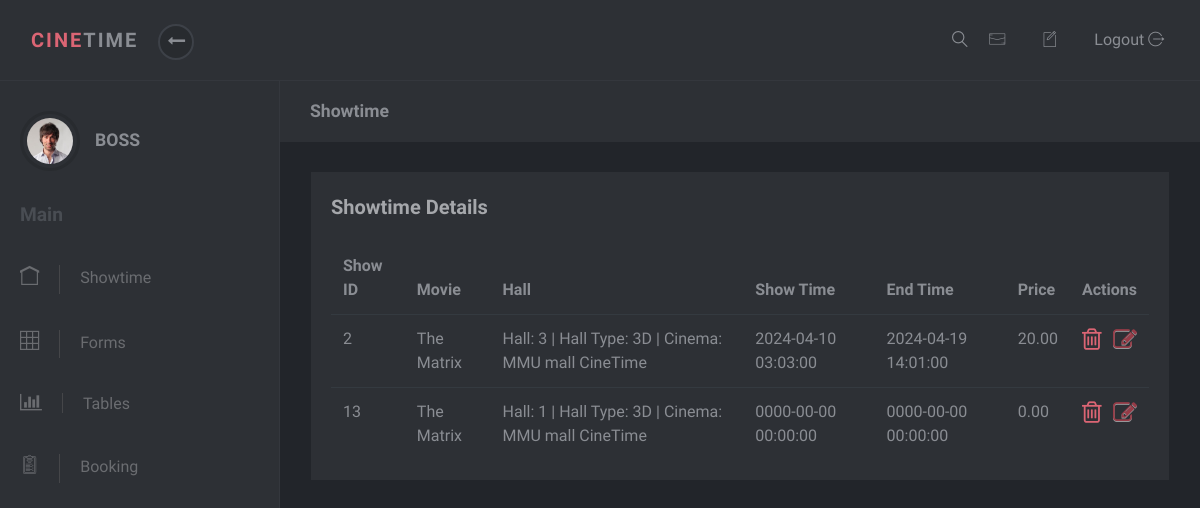
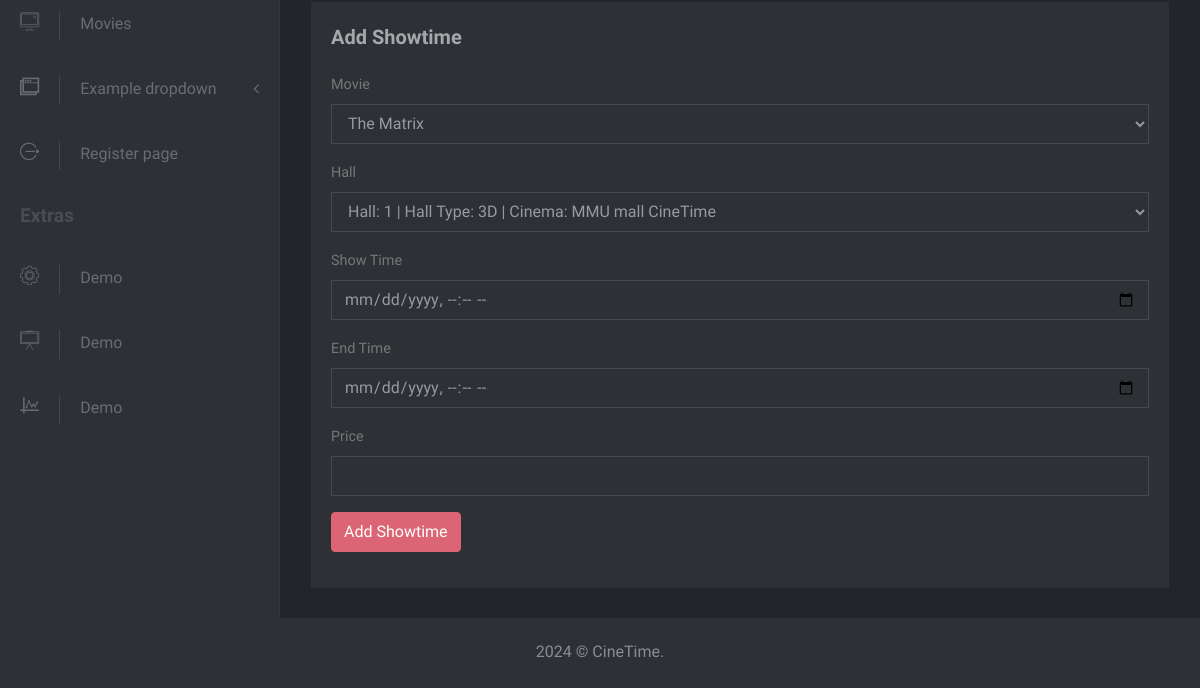
The page /ChengJingYi/admin/home.php (signed in) on the database as committed earlier (2 pictures, top to bottom).
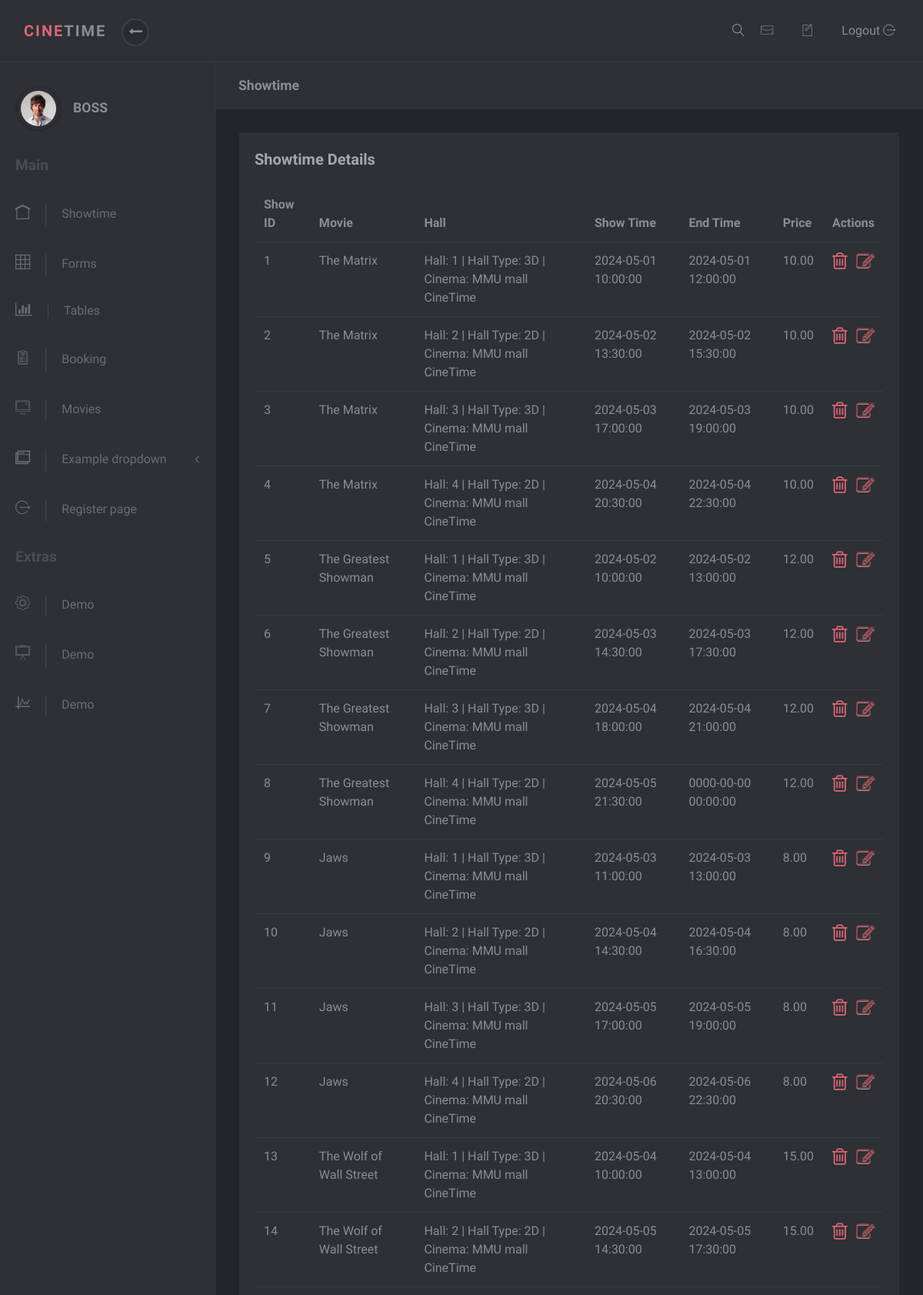
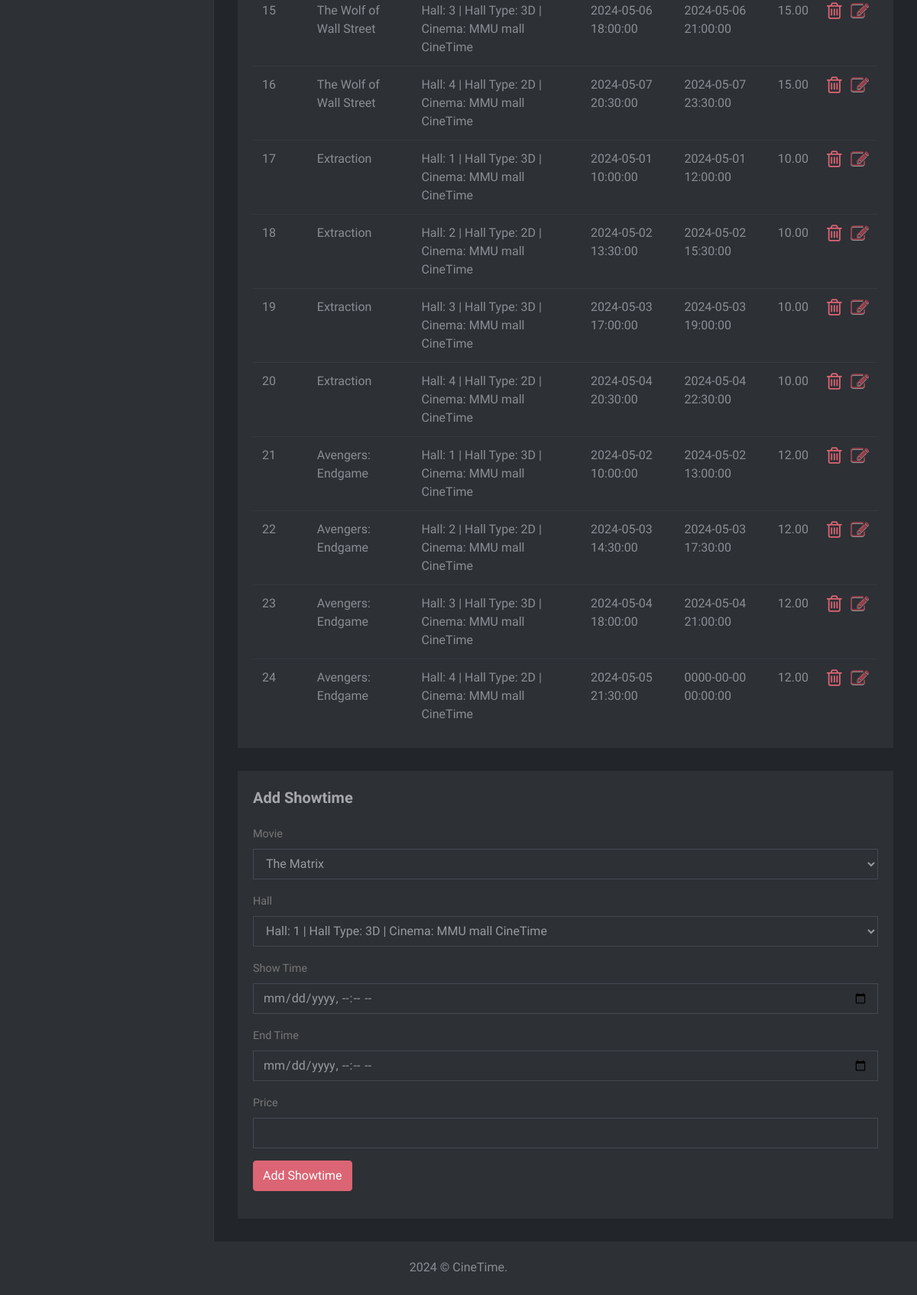
The same page on the database as committed later (2 pictures, top to bottom).
### tables this page shows
CREATE TABLE `showtime` (
  `show_id` int(10) NOT NULL,
  `Movie_id` int(10) NOT NULL,
  `Hall_id` int(10) NOT NULL,
  `show_time` datetime NOT NULL,
  `end_time` datetime NOT NULL,
  `price` decimal(5,2) NOT NULL
);

CREATE TABLE `movie` (
  `movie_id` int(10) NOT NULL,
  `title` varchar(255) NOT NULL,
  `genre` varchar(255) NOT NULL,
  `director` varchar(255) NOT NULL,
  `cast` text NOT NULL,
  `synopsis` text NOT NULL,
  `duration` int(3) NOT NULL,
  `release_date` date NOT NULL,
  `poster_path` longblob NOT NULL
);

CREATE TABLE `hall` (
  `hall_id` int(10) NOT NULL,
  `cinema_id` int(10) NOT NULL,
  `hall_type_id` char(5) NOT NULL,
  `number_of_seat` int(10) NOT NULL
);

CREATE TABLE `cinema` (
  `cinema_id` int(10) NOT NULL,
  `name` varchar(255) NOT NULL,
  `location` varchar(255) NOT NULL,
  `city` varchar(255) NOT NULL,
  `num_of_hall` int(10) NOT NULL
);

### ChengJingYi/admin/showtime.php (the view, shortened to what this page needs)
<div class="page-content">
  <div class="page-header">
    <div class="container-fluid">
      <h2 class="h5 no-margin-bottom">Showtime</h2>
    </div>
  </div>
  <div class="tilted-container">
    <section class="no-padding-top no-padding-bottom">
      <div class="container-fluid">
        <div class="row">
          <div class="col-lg-12">
            <div class="block margin-bottom-sm tilted-content">
              <div class="title"><strong>Showtime Details</strong></div>
              <div class="table-responsive">
                <?php include("connect.php");
                $query = "SELECT * FROM showtime";
                $result = mysqli_query($conn, $query);
                if (mysqli_num_rows($result) > 0) {
                    echo '<table class="table">';
                    echo '<thead>';
                    echo '<tr>';
                    echo '<th>Show ID</th>';
                    echo '<th>Movie</th>';
                    echo '<th>Hall</th>';
                    echo '<th>Show Time</th>';
                    echo '<th>End Time</th>';
                    echo '<th>Price</th>';
                    echo '<th>Actions</th>';
                    echo '</tr>';
                    echo '</thead>';
                    echo '<tbody>';
                    while ($row = mysqli_fetch_assoc($result)) {
                        $movieQuery = "SELECT title FROM movie WHERE movie_id = " . $row['Movie_id'];
                        $movieResult = mysqli_query($conn, $movieQuery);
                        $movieRow = mysqli_fetch_assoc($movieResult);
                        $hallQuery = "SELECT hall_type_id, cinema_id FROM hall WHERE hall_id = " . $row['Hall_id'];
                        $hallResult = mysqli_query($conn, $hallQuery);
                        $hallRow = mysqli_fetch_assoc($hallResult);
                        $cinemaQuery = "SELECT name FROM cinema WHERE cinema_id = " . $hallRow['cinema_id'];
                        $cinemaResult = mysqli_query($conn, $cinemaQuery);
                        $cinemaRow = mysqli_fetch_assoc($cinemaResult);
                        echo '<tr>';
                        echo '<td>' . $row['show_id'] . '</td>';
                        echo '<td>' . $movieRow['title'] . '</td>';
                        echo '<td>' . 'Hall: ' . $row['Hall_id'] . ' |  Hall Type: ' . $hallRow['hall_type_id'] . '   |  Cinema: ' . $cinemaRow['name'] . '</td>';
                        echo '<td>' . $row['show_time'] . '</td>';
                        echo '<td>' . $row['end_time'] . '</td>';
                        echo '<td>' . $row['price'] . '</td>';
                        echo '<td>
                                <button type="button" data-toggle="modal" data-target="#editModal' . $row['show_id'] . '" class="close" ><i class="fa fa-edit" style="color:#ff4759;"></i></button>
                                <a class="fa fa-trash-o"style="font-size:25px"" href="delete_showtime.php?show_id='. $row['show_id'].'" onclick="return confirmDelete();"></a>
                              </td>';
                        echo '</tr>';
                    }
                    echo '</tbody>';
                    echo '</table>';
                } else {
                    echo 'No showtime details found.';
                }
                ?>
              </div>
            </div>
          </div>
        </div>
      </div>
    </section>
    <section class="no-padding-top no-padding-bottom">
      <div class="container-fluid">
        <div class="row">
          <div class="col-lg-12">
            <div class="block margin-bottom-sm">
              <div class="title"><strong>Add Showtime </strong></div>
              <div class="table-responsive">
                <div class="block-body">
                  <form method="post" action="submit_showtime.php">
                    <div class="form-group">
                      <label class="form-control-label">Movie</label>
                      <select name="movie_id" class="form-control">
                        <?php
                          $query = "SELECT movie_id, title FROM movie";
                          $result = mysqli_query($conn, $query);
                          while ($row = mysqli_fetch_assoc($result)) {
                            echo '<option value="' . $row['movie_id'] . '">' . $row['title'] . '</option>';
                          }
                        ?>
                      </select>
                    </div>
                    <div class="form-group">
                      <label class="form-control-label">Hall</label>
                      <select name="hall_id" class="form-control">
                        <?php
                          $query = "SELECT hall_id, hall_type_id, cinema_id FROM hall";
                          $result = mysqli_query($conn, $query);
                          while ($row = mysqli_fetch_assoc($result)) {
                            $cinemaQuery = "SELECT name FROM cinema WHERE cinema_id = " . $row['cinema_id'];
                            $cinemaResult = mysqli_query($conn, $cinemaQuery);
                            $cinemaRow = mysqli_fetch_assoc($cinemaResult);
                            echo '<option value="'. $row['hall_id']. '">Hall: '. $row['hall_id'] . ' |  Hall Type: ' . $row['hall_type_id'] . '   |  Cinema: ' . $cinemaRow['name'] . '</option>';
                          }
                        ?>
                      </select>
                    </div>
                    <div class="form-group">
                      <label class="form-control-label">Show Time</label>
                      <input type="datetime-local" name="show_time" class="form-control">
                    </div>
                    <div class="form-group">
                      <label class="form-control-label">End Time</label>
                      <input type="datetime-local" name="end_time" class="form-control">
                    </div>
                    <div class="form-group">
                      <label class="form-control-label">Price</label>
                      <input type="number" name="price" class="form-control">
                    </div>
                    <div class="form-group">
                      <input type="submit" value="Add Showtime" class="btn btn-primary">
                    </div>
                  </form>
                </div>
              </div>
            </div>
          </div>
        </div>
      </div>
    </section>
  </div>
</div>

### ChengJingYi/admin/home.php (shortened to what this page needs)
<?php
  include("connect.php");
?>
<!DOCTYPE html>
<html>
  <head>
    <link rel="stylesheet" href="vendor/bootstrap/css/bootstrap.min.css">
    <link rel="stylesheet" href="vendor/font-awesome/css/font-awesome.min.css">
    <link rel="stylesheet" href="css/font.css">
    <link rel="stylesheet" href="css/style.default.css" id="theme-stylesheet">
    <link rel="stylesheet" href="css/custom.css">
    <link rel="stylesheet" href="https://cdnjs.cloudflare.com/ajax/libs/font-awesome/4.7.0/css/font-awesome.min.css">
  </head>
  <body>
    <header class="header">
      <nav class="navbar navbar-expand-lg">
        <div class="container-fluid d-flex align-items-center justify-content-between">
          <div class="navbar-header">
            <a href="home.php" class="navbar-brand">
              <div class="brand-text brand-big visible text-uppercase"><strong class="text-primary">Cine</strong><strong>Time</strong></div>
              <div class="brand-text brand-sm"><strong class="text-primary">C</strong><strong>T</strong></div></a>
            <button class="sidebar-toggle"><i class="fa fa-long-arrow-left"></i></button>
          </div>
          <div class="right-menu list-inline no-margin-bottom">
            <div class="list-inline-item"><a href="#" class="search-open nav-link"><i class="icon-magnifying-glass-browser"></i></a></div>
            <div class="list-inline-item dropdown"><a id="navbarDropdownMenuLink1" href="http://example.com" data-toggle="dropdown" aria-haspopup="true" aria-expanded="false" class="nav-link messages-toggle"><i class="icon-email"></i><span class="badge dashbg-1"></span></a>
            </div>
            <div class="list-inline-item dropdown"><a id="navbarDropdownMenuLink2" href="http://example.com" data-toggle="dropdown" aria-haspopup="true" aria-expanded="false" class="nav-link tasks-toggle"><i class="icon-new-file"></i><span class="badge dashbg-3"></span></a>
            </div>
            <div class="list-inline-item logout">                   <a id="logout" href="index.php" class="nav-link">Logout <i class="icon-logout"></i></a></div>
          </div>
        </div>
      </nav>
    </header>
    <div class="d-flex align-items-stretch">
      <nav id="sidebar">
        <div class="sidebar-header d-flex align-items-center">
          <div class="avatar"><img src="img/avatar-6.jpg" alt="..." class="img-fluid rounded-circle"></div>
            <div class="title">
            <h1 class="h5">
              <?php
               echo  $_SESSION['admin_name'];
              ?>
            </h1>
          </div>
        </div>
        <span class="heading">Main</span>
          <ul class="list-unstyled">
            <li><a href="home.php?show=showtime"><i class="icon-home"></i>Showtime</a></li>
            <li><a href="home.php?show=forms"><i class="icon-grid"></i>Forms</a></li>
            <li><a href="home.php?show=tables"><i class="fa fa-bar-chart"></i>Tables</a></li>
            <li><a href="home.php?show=booking"><i class="icon-padnote"></i>Booking</a></li>
            <li><a href="home.php?show=movie"><i class="icon icon-computer"></i>Movies</a></li>
                <li><a href="#exampledropdownDropdown" aria-expanded="false" data-toggle="collapse"> <i class="icon-windows"></i>Example dropdown </a>
                </li>
                <?php
                  if ($_SESSION['is_super_admin'] == 1) {
                      echo '<li><a href="register.php"> <i class="icon-logout"></i>Register page </a></li>';
                    }
                  ?>
        </ul><span class="heading">Extras</span>
        <ul class="list-unstyled">
          <li> <a href="#"> <i class="icon-settings"></i>Demo </a></li>
          <li> <a href="#"> <i class="icon-writing-whiteboard"></i>Demo </a></li>
          <li> <a href="#"> <i class="icon-chart"></i>Demo </a></li>
        </ul>
      </nav>
        <?php
          if (isset($_GET['show']) && $_GET['show'] == 'showtime') {
            include("showtime.php");
          } else if (isset($_GET['show']) && $_GET['show'] == 'forms') {
            include("forms.php");
          } else if (isset($_GET['show']) && $_GET['show'] == 'tables') {
            include("tables.php");
          } else if (isset($_GET['show']) && $_GET['show'] == 'booking') {
            include("booking.php");
          } elseif (isset($_GET['show']) && $_GET['show'] == 'movie') {
            include("movie.php");
          } else {
            include("showtime.php");
          }
        ?>
        <footer class="footer">
          <div class="footer__block block no-margin-bottom">
            <div class="container-fluid text-center">
               <p class="no-margin-bottom">2024 &copy; CineTime.</p>
            </div>
          </div>
        </footer>
      </div>
  </body>
</html>

Rows that differ between the two databases and show on the page:
added showtime: show_id "1", Movie.title "The Matrix", Hall "1", Hall.hall_type_id "3D", cinema.name "MMU mall CineTime", show_time "2024-05-01 10:00:00", end_time "2024-05-01 12:00:00", price "10.00"
changed showtime id 2: Hall "3" → "2"; Hall.hall_type_id "3D" → "2D"; show_time "2024-04-10 03:03:00" → "2024-05-02 13:30:00"; end_time "2024-04-19 14:01:00" → "2024-05-02 15:30:00"; price "20.00" → "10.00"
added showtime: show_id "3", Movie.title "The Matrix", Hall "3", Hall.hall_type_id "3D", cinema.name "MMU mall CineTime", show_time "2024-05-03 17:00:00", end_time "2024-05-03 19:00:00", price "10.00"
added showtime: show_id "4", Movie.title "The Matrix", Hall "4", Hall.hall_type_id "2D", cinema.name "MMU mall CineTime", show_time "2024-05-04 20:30:00", end_time "2024-05-04 22:30:00", price "10.00"
added showtime: show_id "5", Movie.title "The Greatest Showman", Hall "1", Hall.hall_type_id "3D", cinema.name "MMU mall CineTime", show_time "2024-05-02 10:00:00", end_time "2024-05-02 13:00:00", price "12.00"
added showtime: show_id "6", Movie.title "The Greatest Showman", Hall "2", Hall.hall_type_id "2D", cinema.name "MMU mall CineTime", show_time "2024-05-03 14:30:00", end_time "2024-05-03 17:30:00", price "12.00"
added showtime: show_id "7", Movie.title "The Greatest Showman", Hall "3", Hall.hall_type_id "3D", cinema.name "MMU mall CineTime", show_time "2024-05-04 18:00:00", end_time "2024-05-04 21:00:00", price "12.00"
added showtime: show_id "8", Movie.title "The Greatest Showman", Hall "4", Hall.hall_type_id "2D", cinema.name "MMU mall CineTime", show_time "2024-05-05 21:30:00", end_time "0000-00-00 00:00:00", price "12.00"
added showtime: show_id "9", Movie.title "Jaws", Hall "1", Hall.hall_type_id "3D", cinema.name "MMU mall CineTime", show_time "2024-05-03 11:00:00", end_time "2024-05-03 13:00:00", price "8.00"
added showtime: show_id "10", Movie.title "Jaws", Hall "2", Hall.hall_type_id "2D", cinema.name "MMU mall CineTime", show_time "2024-05-04 14:30:00", end_time "2024-05-04 16:30:00", price "8.00"
added showtime: show_id "11", Movie.title "Jaws", Hall "3", Hall.hall_type_id "3D", cinema.name "MMU mall CineTime", show_time "2024-05-05 17:00:00", end_time "2024-05-05 19:00:00", price "8.00"
added showtime: show_id "12", Movie.title "Jaws", Hall "4", Hall.hall_type_id "2D", cinema.name "MMU mall CineTime", show_time "2024-05-06 20:30:00", end_time "2024-05-06 22:30:00", price "8.00"
changed showtime id 13: Movie.title "The Matrix" → "The Wolf of Wall Street"; show_time "0000-00-00 00:00:00" → "2024-05-04 10:00:00"; end_time "0000-00-00 00:00:00" → "2024-05-04 13:00:00"; price "0.00" → "15.00"
added showtime: show_id "14", Movie.title "The Wolf of Wall Street", Hall "2", Hall.hall_type_id "2D", cinema.name "MMU mall CineTime", show_time "2024-05-05 14:30:00", end_time "2024-05-05 17:30:00", price "15.00"
added showtime: show_id "15", Movie.title "The Wolf of Wall Street", Hall "3", Hall.hall_type_id "3D", cinema.name "MMU mall CineTime", show_time "2024-05-06 18:00:00", end_time "2024-05-06 21:00:00", price "15.00"
added showtime: show_id "16", Movie.title "The Wolf of Wall Street", Hall "4", Hall.hall_type_id "2D", cinema.name "MMU mall CineTime", show_time "2024-05-07 20:30:00", end_time "2024-05-07 23:30:00", price "15.00"
added showtime: show_id "17", Movie.title "Extraction", Hall "1", Hall.hall_type_id "3D", cinema.name "MMU mall CineTime", show_time "2024-05-01 10:00:00", end_time "2024-05-01 12:00:00", price "10.00"
added showtime: show_id "18", Movie.title "Extraction", Hall "2", Hall.hall_type_id "2D", cinema.name "MMU mall CineTime", show_time "2024-05-02 13:30:00", end_time "2024-05-02 15:30:00", price "10.00"
added showtime: show_id "19", Movie.title "Extraction", Hall "3", Hall.hall_type_id "3D", cinema.name "MMU mall CineTime", show_time "2024-05-03 17:00:00", end_time "2024-05-03 19:00:00", price "10.00"
added showtime: show_id "20", Movie.title "Extraction", Hall "4", Hall.hall_type_id "2D", cinema.name "MMU mall CineTime", show_time "2024-05-04 20:30:00", end_time "2024-05-04 22:30:00", price "10.00"
added showtime: show_id "21", Movie.title "Avengers: Endgame", Hall "1", Hall.hall_type_id "3D", cinema.name "MMU mall CineTime", show_time "2024-05-02 10:00:00", end_time "2024-05-02 13:00:00", price "12.00"
added showtime: show_id "22", Movie.title "Avengers: Endgame", Hall "2", Hall.hall_type_id "2D", cinema.name "MMU mall CineTime", show_time "2024-05-03 14:30:00", end_time "2024-05-03 17:30:00", price "12.00"
added showtime: show_id "23", Movie.title "Avengers: Endgame", Hall "3", Hall.hall_type_id "3D", cinema.name "MMU mall CineTime", show_time "2024-05-04 18:00:00", end_time "2024-05-04 21:00:00", price "12.00"
added showtime: show_id "24", Movie.title "Avengers: Endgame", Hall "4", Hall.hall_type_id "2D", cinema.name "MMU mall CineTime", show_time "2024-05-05 21:30:00", end_time "0000-00-00 00:00:00", price "12.00"
